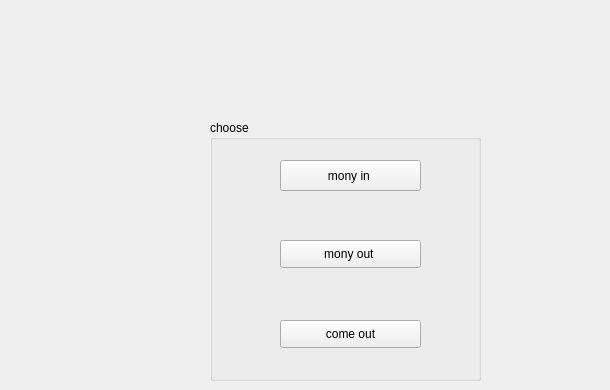
    <widget class="QWidget" name="tab_3">
     <attribute name="title">
      <string>choose</string>
     </attribute>
     <widget class="QGroupBox" name="groupBox_3">
      <property name="geometry">
       <rect>
        <x>210</x>
        <y>120</y>
        <width>271</width>
        <height>261</height>
       </rect>
      </property>
      <property name="title">
       <string>choose</string>
      </property>
      <widget class="QPushButton" name="pushButton_10">
       <property name="geometry">
        <rect>
         <x>70</x>
         <y>40</y>
         <width>141</width>
         <height>31</height>
        </rect>
       </property>
       <property name="text">
        <string>mony in </string>
       </property>
      </widget>
      <widget class="QPushButton" name="pushButton_11">
       <property name="geometry">
        <rect>
         <x>70</x>
         <y>120</y>
         <width>141</width>
         <height>28</height>
        </rect>
       </property>
       <property name="text">
        <string>mony out </string>
       </property>
      </widget>
      <widget class="QPushButton" name="pushButton_12">
       <property name="geometry">
        <rect>
         <x>70</x>
         <y>200</y>
         <width>141</width>
         <height>28</height>
        </rect>
       </property>
       <property name="text">
        <string>come out</string>
       </property>
      </widget>
     </widget>
     <widget class="QLabel" name="label_4">
      <property name="geometry">
       <rect>
        <x>60</x>
        <y>20</y>
        <width>541</width>
        <height>31</height>
       </rect>
      </property>
      <property name="text">
       <string/>
      </property>
     </widget>
    </widget>
